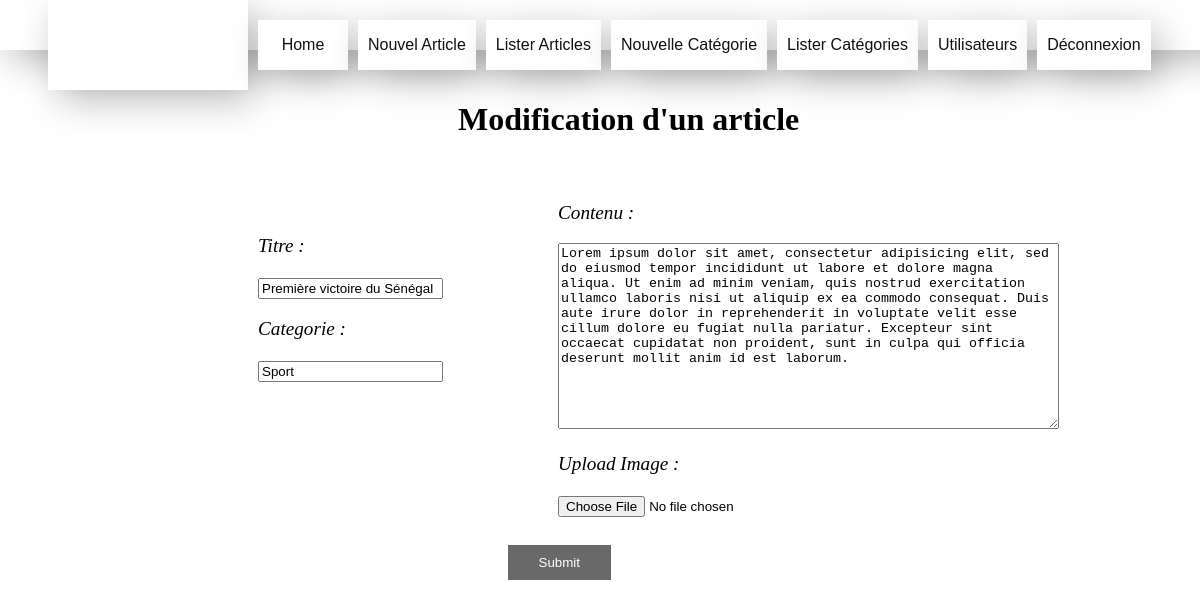
Screenshot of /Projet/Modele/modifier.php?idd=1 (signed in) with the database file from the repository.
### tables this page shows
CREATE TABLE IF NOT EXISTS `article` (
  `id` int(11) NOT NULL AUTO_INCREMENT,
  `titre` varchar(255) DEFAULT NULL,
  `contenu` text,
  `dateCreation` datetime DEFAULT CURRENT_TIMESTAMP,
  `dateModification` datetime DEFAULT CURRENT_TIMESTAMP,
  `categorie` int(11) DEFAULT NULL,
  `image` text NOT NULL,
  PRIMARY KEY (`id`),
  KEY `fk_categorie_article` (`categorie`)
);

CREATE TABLE IF NOT EXISTS `categorie` (
  `id` int(11) NOT NULL AUTO_INCREMENT,
  `libelle` varchar(255) DEFAULT NULL,
  PRIMARY KEY (`id`)
);

### Projet/Modele/diffcate.php (called while the page is built)
<?php
require_once('../Modele/connect.php');
if (isset($supll)) {
} else {
$supll=$vi5;
}
$reponse = $bdd->query("SELECT libelle FROM categorie WHERE id=\"$supll\"");
		if($donnees = $reponse->fetch()){
      $lib=$donnees['libelle'];
    }
    else{
      $lib="";
    }
 ?>

### Projet/Views/modifier2.php (the view, shortened to what this page needs)
<!DOCTYPE html>
<html lang="fr" dir="ltr">
  <head>
    <link rel="stylesheet" href="../Views/css/styles.css">
  </head>
  <body>
    <?php require('../Views/header.php'); ?>
		<h1 style="position:relative; top:80px; margin-left:450px;">Modification d'un article</h1>
    <form action="../Modele/interm.php" method="post"><input type="hidden" name="hidden" value="<?php echo $idd; ?>">
			<div class="mpo" style="position:relative; top:75px; margin-left:500px;">
    <div class="po" style="margin-left:-250px; position:relative; top:80px;">
      <div class="">  <i><big><p>Titre : </p> </big></i> <input type="text" name="titre" required value="<?php echo $vi1; ?>">          </div>
      <?php require('../Modele/diffcate.php'); ?>
      <div class="">  <i><big><p>Categorie : </p> </big> </i><input type="text" name="categorie"  required value="<?php echo $lib; ?>">          </div>
    </div>
    <div class="poi"  style="margin-left:50px; position:relative; top:-120px;">
      <div class="">  <i><big><p>Contenu : </p> </big></i><textarea name="contenu" rows="12" cols="60" required ><?php echo $vi2; ?></textarea>        </div>
		  <div class=""> <i><big> <p>Upload Image : </p>  </big></i>  <input type="file" name="file" required>          </div>
    </div>
    <div class="">
      <div class="">  <input type="submit" name="submit">          </div>
    </div>
  </div>
</form>
  </body>
</html>

### Projet/Views/css/styles.css (style rules this page uses)
body { background-image: url(./images/img1.jpg); background-size: cover; }

### Projet/Views/modifier2.php (style rules this page uses)
input[type=submit] { position: relative; top: -100px; background-color: #696969; color: white; padding: 10px 14px; margin: 8px 0; border: none; cursor: pointer; width: 15%; }

### rows the page displays
article: titre "Première victoire du Sénégal", contenu "Lorem ipsum dolor sit amet, consectetur adipisicing elit, sed do eiusmod tempor incididunt ut labore et dolore magna aliqua. Ut enim ad minim veniam, quis nostrud exercitation ullamco laboris nisi ut aliquip ex ea commodo consequat. Duis aute irure dolor in reprehenderit in voluptate velit esse cillum dolore eu fugiat nulla pariatur. Excepteur sint occaecat cupidatat non proident, sunt in culpa qui officia deserunt mollit anim id est laborum."
categorie: categorie "Sport"
